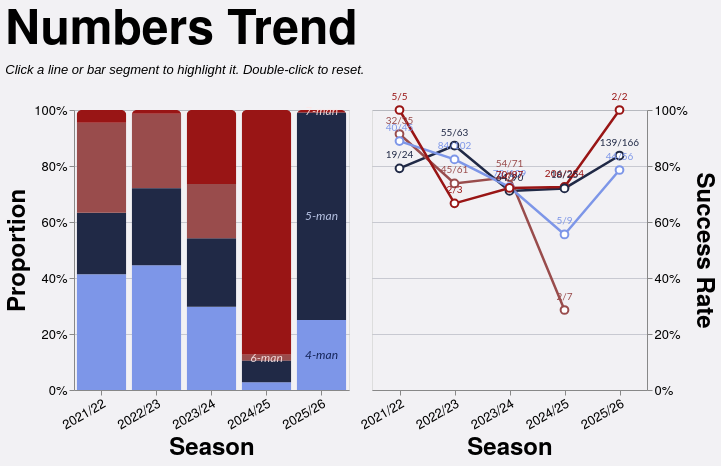

This figure's Vega-Lite source:
### Vega-Lite specification from a JSON file in a GitHub repository (floating-point values rounded to 4 significant figures; data arrays with more than 128 entries replaced by an {"elided": "..."} marker saying what was removed)
{"config": {"axis": {"labelFont": "PT Sans Narrow, Helvetica Neue, Helvetica, Arial, sans-serif", "titleFont": "PT Sans Narrow, Helvetica Neue, Helvetica, Arial, sans-serif", "labelFontSize": 13, "titleFontSize": 24, "gridColor": "#202947", "gridOpacity": 0.2}, "text": {"font": "Lato, sans-serif"}, "bar": {"cornerRadiusEnd": 5}, "header": {"labelFont": "PT Sans Narrow, Helvetica Neue, Helvetica, Arial, sans-serif", "titleFont": "PT Sans Narrow, Helvetica Neue, Helvetica, Arial, sans-serif", "labelFontSize": 24, "titleFontSize": 28, "labelFontWeight": "bold", "orient": "left"}, "legend": {"labelFont": "PT Sans Narrow, Helvetica Neue, Helvetica, Arial, sans-serif", "titleFont": "PT Sans Narrow, Helvetica Neue, Helvetica, Arial, sans-serif", "labelFontSize": 14, "titleFontSize": 16, "titlePadding": 5, "fillColor": "white", "strokeColor": "black", "padding": 10, "titleFontWeight": "lighter", "titleFontStyle": "italic", "titleColor": "gray", "offset": 10}, "title": {"font": "PT Sans Narrow, Helvetica Neue, Helvetica, Arial, sans-serif", "fontSize": 48, "fontWeight": "bold", "anchor": "start", "align": "center", "titlePadding": 20, "subtitlePadding": 10, "subtitleFontSize": 13, "subtitleColor": "", "subtitleFontStyle": "italic", "offset": 15, "color": "black"}, "axisX": {"labelAngle": 0}, "facet": {"title": null, "header": null, "align": {"row": "each", "column": "each"}}, "resolve": {"scale": {"y": "independent", "facet": "independent"}}, "background": "#f2f1f4", "scale": {"offsetBandPaddingOuter": 0.2, "offsetBandPaddingInner": 0.1}}, "hconcat": [{"layer": [{"mark": {"type": "bar", "opacity": 0.85}, "encoding": {"color": {"field": "numbers", "legend": null, "scale": {"domain": ["4", "5", "6", "7"], "range": ["#7d96e8", "#202946", "#994C4C", "#991515"]}, "sort": ["4", "5", "6", "7"], "type": "nominal"}, "opacity": {"condition": {"param": "param_10", "value": 1.0, "empty": true}, "value": 0.2}, "order": {"field": "stack_order", "sort": "ascending", "type": "quantitative"}, "stroke": {"value": "transparent"}, "tooltip": [{"field": "season", "title": "Season", "type": "nominal"}, {"field": "numbers_display", "title": "Numbers", "type": "nominal"}, {"field": "attempts", "format": ",.0f", "title": "Attempts", "type": "quantitative"}, {"field": "won", "format": ",.0f", "title": "Won", "type": "quantitative"}, {"field": "success_rate", "format": ".1%", "title": "Success Rate", "type": "quantitative"}], "x": {"axis": {"labelAngle": -30}, "field": "season", "sort": ["2021/22", "2022/23", "2023/24", "2024/25", "2025/26"], "title": "Season", "type": "nominal"}, "y": {"axis": {"format": "%", "orient": "left"}, "field": "attempts", "stack": "normalize", "title": "Proportion", "type": "quantitative"}}, "name": "view_5", "transform": [{"filter": "(loSquad == 'All' || datum.squad == loSquad) && (loGameType == 'All' || (loGameType == 'League + Cup' && (datum.game_type == 'League' || datum.game_type == 'Cup')) || (loGameType == 'League only' && datum.game_type == 'League') || datum.game_type == loGameType) && (loThrower == 'All' || datum.thrower == loThrower) && (loJumper == 'All' || datum.jumper == loJumper) && (loArea == 'All' || datum.area == loArea)"}, {"aggregate": [{"op": "count", "as": "attempts"}, {"op": "sum", "field": "won", "as": "won"}], "groupby": ["season", "numbers"]}, {"calculate": "datum.won / datum.attempts", "as": "success_rate"}, {"calculate": "datum.won + '/' + datum.attempts", "as": "won_attempts_label"}, {"calculate": "datum.numbers + '-man'", "as": "numbers_display"}, {"calculate": "datum.numbers == '4' ? 0 : datum.numbers == '5' ? 1 : datum.numbers == '6' ? 2 : datum.numbers == '7' ? 3 : 999", "as": "stack_order"}]}, {"mark": {"type": "text", "align": "center", "baseline": "middle", "fontSize": 12, "fontStyle": "italic"}, "encoding": {"color": {"field": "text_label_color", "legend": null, "scale": null, "type": "nominal"}, "opacity": {"condition": {"param": "param_10", "value": 0.9, "empty": true}, "value": 0.3}, "text": {"field": "numbers_display", "type": "nominal"}, "x": {"axis": {"labelAngle": -30}, "field": "season", "sort": ["2021/22", "2022/23", "2023/24", "2024/25", "2025/26"], "title": "Season", "type": "nominal"}, "y": {"field": "mid_y", "scale": {"domain": [0, 1]}, "type": "quantitative"}}, "transform": [{"filter": "(loSquad == 'All' || datum.squad == loSquad) && (loGameType == 'All' || (loGameType == 'League + Cup' && (datum.game_type == 'League' || datum.game_type == 'Cup')) || (loGameType == 'League only' && datum.game_type == 'League') || datum.game_type == loGameType) && (loThrower == 'All' || datum.thrower == loThrower) && (loJumper == 'All' || datum.jumper == loJumper) && (loArea == 'All' || datum.area == loArea)"}, {"aggregate": [{"op": "count", "as": "attempts"}, {"op": "sum", "field": "won", "as": "won"}], "groupby": ["season", "numbers"]}, {"calculate": "datum.won / datum.attempts", "as": "success_rate"}, {"calculate": "datum.won + '/' + datum.attempts", "as": "won_attempts_label"}, {"calculate": "datum.numbers + '-man'", "as": "numbers_display"}, {"calculate": "datum.numbers == '4' ? 0 : datum.numbers == '5' ? 1 : datum.numbers == '6' ? 2 : datum.numbers == '7' ? 3 : 999", "as": "stack_order"}, {"joinaggregate": [{"op": "sum", "field": "attempts", "as": "season_total"}], "groupby": ["season"]}, {"calculate": "datum.attempts / datum.season_total", "as": "proportion"}, {"window": [{"op": "sum", "field": "proportion", "as": "cum_prop"}], "frame": [null, 0], "groupby": ["season"], "sort": [{"field": "stack_order", "order": "ascending"}]}, {"calculate": "datum.cum_prop - datum.proportion / 2", "as": "mid_y"}, {"calculate": "datum.numbers == '4' ? '#0a1a4a' : datum.numbers == '5' ? '#c8d4f5' : datum.numbers == '6' ? '#fce8e8' : datum.numbers == '7' ? '#fce8e8' : 'black'", "as": "text_label_color"}, {"calculate": "toNumber(split(datum.season, '/')[0])", "as": "season_order_num"}, {"window": [{"op": "row_number", "field": "", "as": "season_rank"}], "groupby": ["numbers"], "sort": [{"field": "season_order_num", "order": "descending"}]}, {"filter": "datum.season_rank == 1"}]}], "height": 280, "width": {"step": 55}}, {"layer": [{"mark": {"type": "line", "point": {"fill": "white", "filled": false, "size": 60}, "strokeWidth": 2.5}, "encoding": {"color": {"field": "numbers", "legend": null, "scale": {"domain": ["4", "5", "6", "7"], "range": ["#7d96e8", "#202946", "#994C4C", "#991515"]}, "sort": ["4", "5", "6", "7"], "type": "nominal"}, "detail": {"field": "numbers", "type": "nominal"}, "opacity": {"condition": {"param": "param_10", "value": 1.0, "empty": true}, "value": 0.2}, "tooltip": [{"field": "season", "title": "Season", "type": "nominal"}, {"field": "numbers_display", "title": "Numbers", "type": "nominal"}, {"field": "attempts", "format": ",.0f", "title": "Attempts", "type": "quantitative"}, {"field": "won", "format": ",.0f", "title": "Won", "type": "quantitative"}, {"field": "success_rate", "format": ".1%", "title": "Success Rate", "type": "quantitative"}], "x": {"axis": {"labelAngle": -30}, "field": "season", "sort": ["2021/22", "2022/23", "2023/24", "2024/25", "2025/26"], "title": "Season", "type": "nominal"}, "y": {"axis": {"format": "%", "orient": "right"}, "field": "success_rate", "scale": {"domainMax": 1, "nice": true}, "title": "Success Rate", "type": "quantitative"}}, "name": "view_6", "transform": [{"filter": "(loSquad == 'All' || datum.squad == loSquad) && (loGameType == 'All' || (loGameType == 'League + Cup' && (datum.game_type == 'League' || datum.game_type == 'Cup')) || (loGameType == 'League only' && datum.game_type == 'League') || datum.game_type == loGameType) && (loThrower == 'All' || datum.thrower == loThrower) && (loJumper == 'All' || datum.jumper == loJumper) && (loArea == 'All' || datum.area == loArea)"}, {"aggregate": [{"op": "count", "as": "attempts"}, {"op": "sum", "field": "won", "as": "won"}], "groupby": ["season", "numbers"]}, {"calculate": "datum.won / datum.attempts", "as": "success_rate"}, {"calculate": "datum.won + '/' + datum.attempts", "as": "won_attempts_label"}, {"calculate": "datum.numbers + '-man'", "as": "numbers_display"}]}, {"mark": {"type": "text", "align": "center", "baseline": "bottom", "dy": -8, "fontSize": 10}, "encoding": {"color": {"field": "numbers", "legend": null, "scale": {"domain": ["4", "5", "6", "7"], "range": ["#7d96e8", "#202946", "#994C4C", "#991515"]}, "sort": ["4", "5", "6", "7"], "type": "nominal"}, "detail": {"field": "numbers", "type": "nominal"}, "opacity": {"condition": {"param": "param_10", "value": 1.0, "empty": true}, "value": 0.2}, "text": {"field": "won_attempts_label", "type": "nominal"}, "x": {"axis": {"labelAngle": -30}, "field": "season", "sort": ["2021/22", "2022/23", "2023/24", "2024/25", "2025/26"], "title": "Season", "type": "nominal"}, "y": {"axis": {"format": "%", "orient": "right"}, "field": "success_rate", "scale": {"domainMax": 1, "nice": true}, "title": "Success Rate", "type": "quantitative"}}, "transform": [{"filter": "(loSquad == 'All' || datum.squad == loSquad) && (loGameType == 'All' || (loGameType == 'League + Cup' && (datum.game_type == 'League' || datum.game_type == 'Cup')) || (loGameType == 'League only' && datum.game_type == 'League') || datum.game_type == loGameType) && (loThrower == 'All' || datum.thrower == loThrower) && (loJumper == 'All' || datum.jumper == loJumper) && (loArea == 'All' || datum.area == loArea)"}, {"aggregate": [{"op": "count", "as": "attempts"}, {"op": "sum", "field": "won", "as": "won"}], "groupby": ["season", "numbers"]}, {"calculate": "datum.won / datum.attempts", "as": "success_rate"}, {"calculate": "datum.won + '/' + datum.attempts", "as": "won_attempts_label"}, {"calculate": "datum.numbers + '-man'", "as": "numbers_display"}]}], "height": 280, "width": {"step": 55}}], "data": {"name": "data-cf4de7f0020e91f04208de3fdd3ebf7e"}, "params": [{"name": "loSquad", "value": "All"}, {"name": "loSeason", "value": "All"}, {"name": "loGameType", "value": "All"}, {"name": "loThrower", "value": "All"}, {"name": "loJumper", "value": "All"}, {"name": "loArea", "value": "All"}, {"name": "loNumbers", "value": "All"}, {"name": "param_10", "select": {"type": "point", "clear": "dblclick", "fields": ["numbers"], "on": "click"}, "views": ["view_5", "view_6"]}], "resolve": {"scale": {"color": "shared"}}, "spacing": 8, "title": {"text": "Numbers Trend", "subtitle": "Click a line or bar segment to highlight it. Double-click to reset."}, "$schema": "https://vega.github.io/schema/vega-lite/v5.20.1.json", "datasets": {"data-cf4de7f0020e91f04208de3fdd3ebf7e": {"elided": "1254 records"}}}
